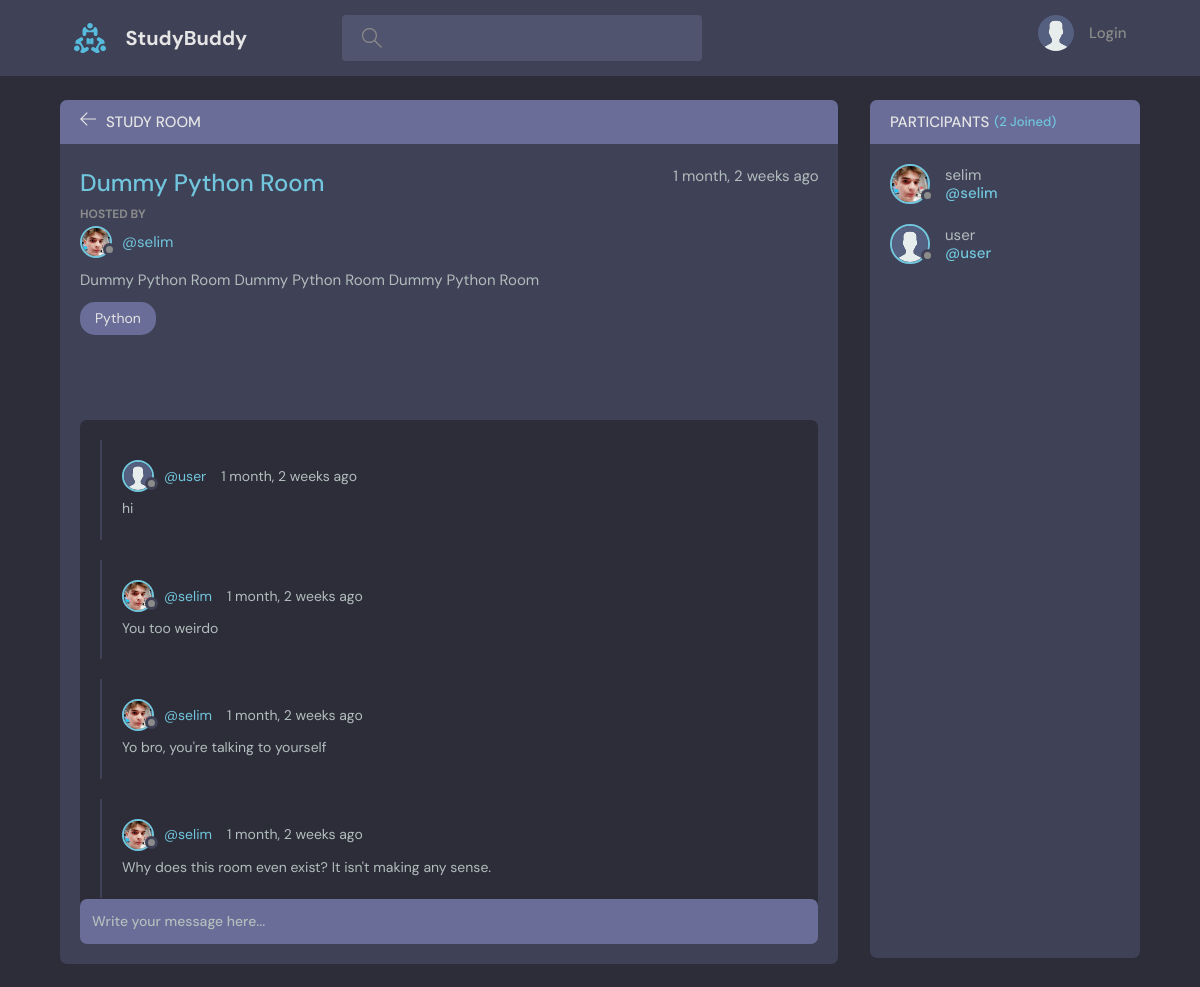
Page /room/4 on the committed database.
### base/models.py (models this page shows, shortened)
class Room(models.Model):
    host = models.ForeignKey(User, on_delete=models.SET_NULL, null=True)
    topic = models.ForeignKey(Topic, on_delete=models.SET_NULL, null=True)
    name = models.CharField(max_length=200)
    description = models.TextField(blank=True)
    participants = models.ManyToManyField(User, related_name='participants', blank=True)
    updated = models.DateTimeField(auto_now=True)
    created = models.DateTimeField(auto_now_add=True)
    class Meta:
        ordering = ['-updated', '-created']

class User(AbstractUser):
    name = models.CharField(max_length=200, null=True)
    email = models.EmailField(unique=True, null=True)
    email_verify = models.BooleanField(default=False)
    bio = models.TextField(null=True)
    avatar = models.ImageField(null=True, default="avatar.svg")
    USERNAME_FIELD = 'email'
    REQUIRED_FIELDS = []

class Topic(models.Model):
    name = models.CharField(max_length=200)
    def __str__(self):
        return self.name

class Message(models.Model):
    user = models.ForeignKey(User, on_delete=models.CASCADE)
    room = models.ForeignKey(Room, on_delete=models.CASCADE)
    body = models.TextField()
    updated = models.DateTimeField(auto_now=True)
    created = models.DateTimeField(auto_now_add=True)
    class Meta:
        ordering = ['-updated', '-created']

### base/views.py (the view, shortened to what this page needs)
# urls.py: path('room/<str:pk>', views.room, name='room'),
def room(request, pk):
    if not pk.isdigit():
        return HttpResponse('<h1>Error 404 (Page not found)</h1><p>It looks like you wanted go to specific room but mistyped a letter in URL<p>There is no letters in rooms URL</p>', status=404)
    try:
        room = Room.objects.get(id=pk)
        room_messages = room.message_set.all().order_by('-created')
        participants = room.participants.all()
        context = {'room': room, 'room_messages': room_messages, 'participants': participants}
        return render(request, 'room.html', context)
    except Room.DoesNotExist:
        return HttpResponse('<h1>Error 404 (Page not found)</h1>', status=404)

### base/templates/base/room.html (shortened to what this page needs)
{% extends 'main.html' %}
{% block content %}
  <main class="profile-page layout layout--2">
    <div class="container">
      <div class="room">
        <div class="room__top">
          <div class="room__topLeft">
            <a href="{% url 'home' %}">
              <svg version="1.1" xmlns="http://www.w3.org/2000/svg" width="32" height="32" viewBox="0 0 32 32">
                <title>arrow-left</title>
                <path d="M13.723 2.286l-13.723 13.714 13.719 13.714 1.616-1.611-10.96-10.96h27.625v-2.286h-27.625l10.965-10.965-1.616-1.607z"
                ></path>
              </svg>
            </a>
            <h3>Study Room</h3>
          </div>
        </div>
        <div class="room__box scroll">
          <div class="room__header scroll">
            <div class="room__info">
              <h3>{{ room.name }}</h3>
              <span>{{ room.created | timesince }} ago</span>
            </div>
            <div class="room__hosted">
              <p>Hosted By</p>
              <a href="{% url 'user-profile' room.host.id %}" class="room__author">
                <div class="avatar avatar--small">
                  <img src="{{ room.host.avatar.url }}" />
                </div>
                <span>@{{ room.host.username }}</span>
              </a>
            </div>
            <div class="room__details">
              {{ room.description }}
            </div>
            <span class="room__topics">{{ room.topic }}</span>
          </div>
          <div class="room__conversation">
            <div class="threads scroll">
              {% for message in room_messages %}
                <div class="thread">
                  <div class="thread__top">
                    <div class="thread__author">
                      <a href="#" class="thread__authorInfo">
                        <div class="avatar avatar--small">
                          <img src="{{ message.user.avatar.url }}" />
                        </div>
                        <span>@{{ message.user.username }}</span>
                      </a>
                      <span class="thread__date">{{ message.created | timesince }} ago</span>
                    </div>
                  </div>
                  <div class="thread__details">
                    {{ message.body }}
                  </div>
                </div>
              {% endfor %}
            </div>
          </div>
        </div>
        <div class="room__message">
          <form method="POST" action="{% url 'room' room.id %}">
            <input name="body" placeholder="Write your message here..." />
          </form>
        </div>
      </div>
      <div class="participants">
        <h3 class="participants__top">Participants <span>({{ participants.count }} Joined)</span></h3>
        <div class="participants__list scroll">
          {% for participant in participants %}
            <a href="{% url 'user-profile' participant.id%}" class="participant">
              <div class="avatar avatar--medium">
                <img src="{{ participant.avatar.url }}" />
              </div>
              <p>
                {{ participant.username }}
                <span>@{{ participant.username }}</span>
              </p>
            </a>
          {% endfor %}
        </div>
      </div>
    </div>
  </main>
{% endblock content %}

### rows in the picture
Room: name "Dummy Python Room", created "1 month, 2 weeks", host.avatar (picture), host.username "selim", description "Dummy Python Room Dummy Python Room Dummy Python Room", topic "Python"
Message: user.avatar (placeholder picture), user.username "user", created "1 month, 2 weeks", body "hi"
Message: user.avatar (picture), user.username "selim", created "1 month, 2 weeks", body "You too weirdo"
Message: user.avatar (picture), user.username "selim", created "1 month, 2 weeks", body "Yo bro, you're talking to yourself"
Message: user.avatar (picture), user.username "selim", created "1 month, 2 weeks", body "Why does this room even exist? It isn't making any sense."
User: avatar (picture), username "selim"
User: avatar (placeholder picture), username "user"

### other values in the picture
{{ participants.count }} "2"
